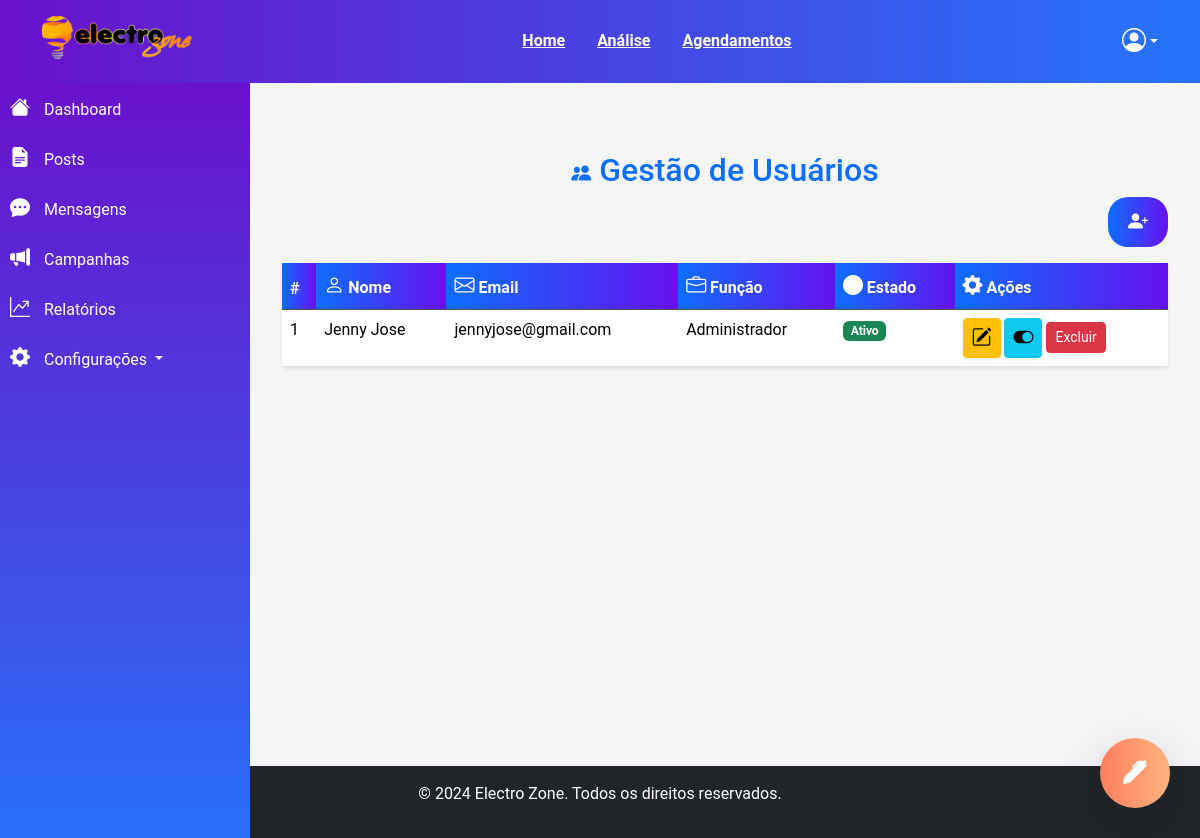
/usuarios (signed in), run on the app's committed database.
### main.py (models this page shows, shortened)
class User(UserMixin,db.Model):
    id = db.Column(db.Integer, primary_key=True)
    nome = db.Column(db.String(150), unique=True, nullable=False)
    email = db.Column(db.String(150), unique=True, nullable=False)
    senha = db.Column(db.String(200), nullable=False)
    criado_em = db.Column(db.DateTime, default=datetime.utcnow, nullable=False)
    atualizado_em = db.Column(db.DateTime, default=datetime.utcnow, onupdate=datetime.utcnow, nullable=False)
    ativo = db.Column(db.Boolean, default=True, nullable=False)
    role = db.Column(db.String(50), default='Admin', nullable=False)  # Exemplos: 'admin', 'usuario', 'moderador'
    reset_token = db.Column(db.String(100), nullable=True)
    reset_token_expira_em = db.Column(db.DateTime, nullable=True)

### main.py (the view)
@app.route('/usuarios', methods=['GET'])
@login_required
@admin_required
def listar_usuarios():
    registrar_log(current_user.id, 'access', details='Listagem de usuários acessada.')
    usuarios = User.query.all()
    return render_template('listar.html', usuarios=usuarios)

### main.py (called while the page is built)
@login_manager.user_loader
def load_user(id):
    return db.session.get(User, int(id))

def login_required(f):
    @wraps(f)
    def decorated_function(*args, **kwargs):
        if 'usuario_id' not in session:
            flash('Por favor, faça login para continuar.', 'warning')
            return redirect(url_for('login'))
        return f(*args, **kwargs)
    return decorated_function

def registrar_log(user_id, action, details=None):
    with app.app_context():
        log = UserLog(user_id=user_id, action=action, details=details)
        db.session.add(log)
        db.session.commit()

def admin_required(f):
    @wraps(f)
    def decorated_function(*args, **kwargs):
        if not current_user.is_authenticated or current_user.role != 'Administrador':
            abort(403)
        return f(*args, **kwargs)
    return decorated_function

### templates/listar.html (shortened to what this page needs)
{% extends "base.html" %}
{% block content %}
<div class="container mt-5">
    <h2 class="text-center text-primary"><i class="bi bi-people-fill"></i> Gestão de Usuários</h2>
    <div class="text-end mb-3">
        <button type="button" class="btn btn-gradient btn-lg" data-bs-toggle="modal" data-bs-target="#criarUsuarioModal">
            <i class="bi bi-person-plus-fill"></i>
        </button>
    </div>
    <table class="table table-hover shadow-sm rounded">
        <thead class="table-dark">
            <tr>
                <th>#</th>
                <th><i class="bi bi-person"></i> Nome</th>
                <th><i class="bi bi-envelope"></i> Email</th>
                <th><i class="bi bi-briefcase"></i> Função</th>
                <th><i class="bi bi-circle-fill"></i> Estado</th>
                <th><i class="bi bi-gear-fill"></i> Ações</th>
            </tr>
        </thead>
        <tbody>
            {% for usuario in usuarios %}
            <tr>
                <td>{{ usuario.id }}</td>
                <td>{{ usuario.nome }}</td>
                <td>{{ usuario.email }}</td>
                <td>{{ usuario.role }}</td>
                <td>
                    <span class="badge {{ 'bg-success' if usuario.ativo else 'bg-danger' }}">
                        {{ "Ativo" if usuario.ativo else "Inativo" }}
                    </span>
                </td>
                <td>
                    <a href="{{ url_for('editar_usuario', id=usuario.id) }}" class="btn btn-warning btn-sm shadow-sm">
                        <i class="bi bi-pencil-square"></i>
                    </a>
                    <form action="{{ url_for('alterar_status_usuario', id=usuario.id) }}" method="post" style="display:inline;">
                        <button type="submit" class="btn btn-info btn-sm shadow-sm">
                            <i class="bi {{ 'bi-toggle-on' if usuario.ativo else 'bi-toggle-off' }}"></i>
                        </button>
                    </form>
                    <button class="btn btn-danger btn-sm" data-bs-toggle="modal" data-bs-target="#confirmDeleteModal"
                        data-id="{{ usuario.id }}" data-nome="{{ usuario.nome }}">Excluir</button>
                </td>
            </tr>
            {% endfor %}
        </tbody>
    </table>
</div>
{% endblock %}

### static/styles.css (style rules this page uses)
body { font-family: 'Arial', sans-serif; }
.btn-gradient { background: linear-gradient(to right, #ff7e5f, #feb47b); border: none; color: white; transition: background 0.3s ease, transform 0.2s ease; }

### templates/base.html (style rules this page uses)
.bi { font-size: 1.25rem; }
body { font-family: 'Arial', sans-serif; background-color: #f8f9fa; }
.btn-gradient { background: linear-gradient(to right, #ff7e5f, #feb47b); color: white; border: none; }
.container.mt-5 { height: 595px; overflow-y: auto; }

### templates/listar.html (style rules this page uses)
body { font-family: 'Roboto', sans-serif; background-color: #f4f5f7; height: 100%; }
.btn-gradient { background: linear-gradient(to right, #6a11cb, #2575fc); color: white; border: none; padding: 10px 20px; border-radius: 20px; font-weight: bold; transition: all 0.3s ease; }
.table-dark th { background: linear-gradient(to right, #6a11cb, #2575fc); color: white; }
.btn-gradient { background: linear-gradient(to right, #0d6efd, #6610f2); color: white; border: none; padding: 10px 20px; border-radius: 20px; font-weight: bold; transition: all 0.3s ease; }
.table-dark th { background: linear-gradient(to right, #0d6efd, #6610f2); color: white; }

### data on the page
User: id "1", nome "Jenny Jose", email "jennyjose@gmail.com", role "Administrador", ativo "Ativo"
